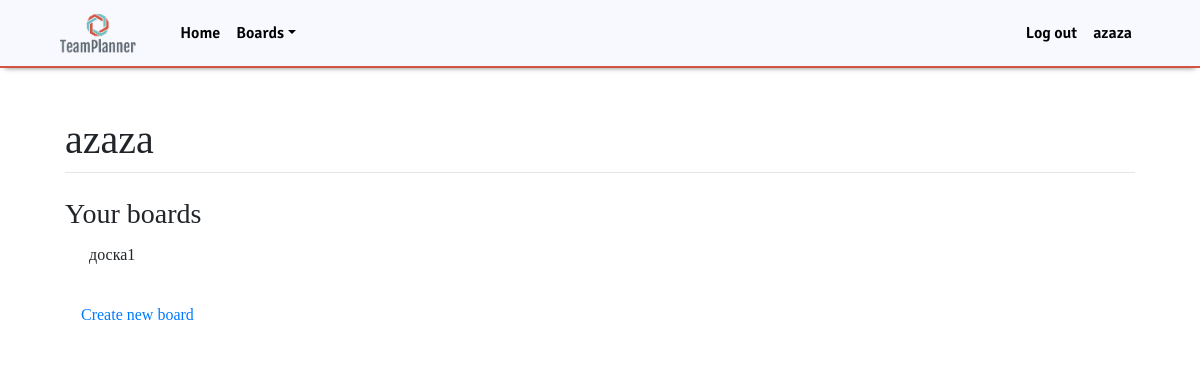
The page / (signed in) on the database as committed earlier.
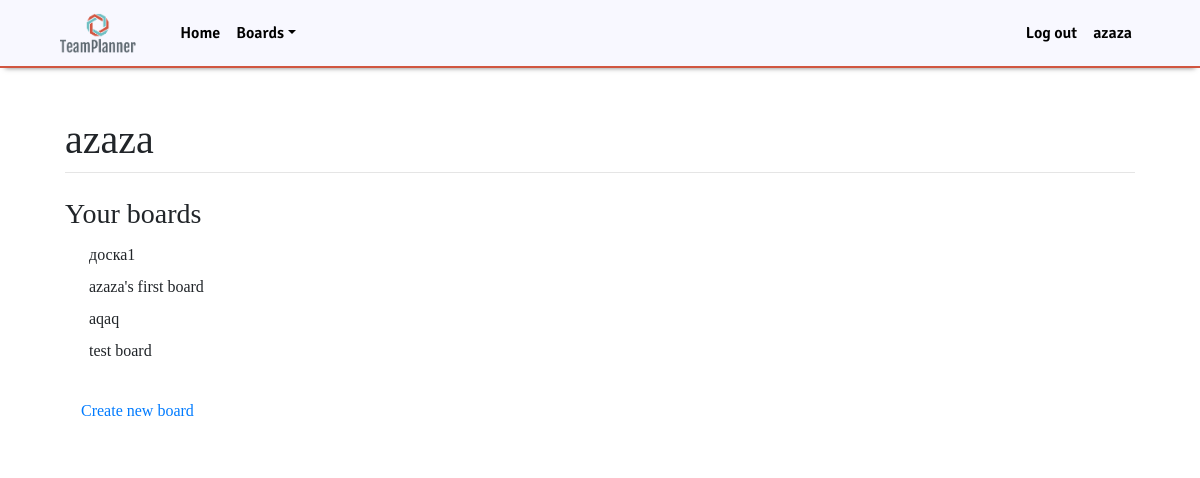
The same page on the database as committed later.
### mysite/apps/boards/models.py (models this page shows, shortened)
class Board(models.Model):
    user = models.ForeignKey(User, on_delete=models.CASCADE, related_name="board", null=True)
    board_title = models.CharField('Name of title', max_length=200)
    pub_date = models.DateTimeField("Date of publication")
    class Meta:
        verbose_name = 'Доска'
        verbose_name_plural = 'Доски'

### mysite/apps/account_pages/views.py (the view)
# urls.py: path('', views.main, name='account_pages'),
def main(request):
    board_list = Board.objects.order_by('pub_date')
    column_list = Column.objects.all()
    return render(request, 'account_pages/home.html', {'board_list': board_list, 'column_list': column_list})

### mysite/templates/account_pages/home.html (shortened to what this page needs)
{% extends 'account_pages/base.html' %}
{% block content %}
    {% if user.is_authenticated %}
        <h3>Your boards</h3>
        {% for board in user.board.all %}
            <a class="dropdown-item" href="boards/{{board.id}}">{{board.board_title}}</a>
        {% endfor %}
        <br>
        <a class="nav-link" href="/create_board">Create new board</a>
        {% else %}
            <h3>Welcome to the TeamPlanner!</h3>
    {% endif %}
{% endblock %}

Rows that differ between the two databases and show on the page:
added Board: board_title "azaza's first board"
added Board: board_title "aqaq"
added Board: board_title "test board"
